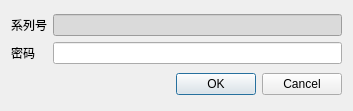
<?xml version="1.0" encoding="UTF-8"?>
<ui version="4.0">
 <class>DialogPassword</class>
 <widget class="QDialog" name="DialogPassword">
  <property name="geometry">
   <rect>
    <x>0</x>
    <y>0</y>
    <width>353</width>
    <height>111</height>
   </rect>
  </property>
  <property name="windowTitle">
   <string>Password</string>
  </property>
  <layout class="QGridLayout" name="gridLayout_2">
   <item row="0" column="0">
    <layout class="QGridLayout" name="gridLayout">
     <item row="0" column="0">
      <widget class="QLabel" name="label_6">
       <property name="sizePolicy">
        <sizepolicy hsizetype="Maximum" vsizetype="Preferred">
         <horstretch>0</horstretch>
         <verstretch>0</verstretch>
        </sizepolicy>
       </property>
       <property name="text">
        <string>系列号</string>
       </property>
      </widget>
     </item>
     <item row="0" column="1" colspan="2">
      <widget class="QLineEdit" name="lineEdit_ApplyingID">
       <property name="enabled">
        <bool>true</bool>
       </property>
       <property name="styleSheet">
        <string notr="true">background-color: rgb(218, 218, 218);</string>
       </property>
       <property name="readOnly">
        <bool>true</bool>
       </property>
      </widget>
     </item>
     <item row="1" column="0">
      <widget class="QLabel" name="label_8">
       <property name="sizePolicy">
        <sizepolicy hsizetype="Maximum" vsizetype="Preferred">
         <horstretch>0</horstretch>
         <verstretch>0</verstretch>
        </sizepolicy>
       </property>
       <property name="text">
        <string>密码</string>
       </property>
      </widget>
     </item>
     <item row="1" column="1" colspan="2">
      <widget class="QLineEdit" name="lineEdit_Password"/>
     </item>
    </layout>
   </item>
   <item row="1" column="0">
    <widget class="QDialogButtonBox" name="buttonBox">
     <property name="orientation">
      <enum>Qt::Horizontal</enum>
     </property>
     <property name="standardButtons">
      <set>QDialogButtonBox::Cancel|QDialogButtonBox::Ok</set>
     </property>
    </widget>
   </item>
  </layout>
 </widget>
 <resources/>
 <connections>
  <connection>
   <sender>buttonBox</sender>
   <signal>accepted()</signal>
   <receiver>DialogPassword</receiver>
   <slot>accept()</slot>
   <hints>
    <hint type="sourcelabel">
     <x>248</x>
     <y>254</y>
    </hint>
    <hint type="destinationlabel">
     <x>157</x>
     <y>274</y>
    </hint>
   </hints>
  </connection>
  <connection>
   <sender>buttonBox</sender>
   <signal>rejected()</signal>
   <receiver>DialogPassword</receiver>
   <slot>reject()</slot>
   <hints>
    <hint type="sourcelabel">
     <x>316</x>
     <y>260</y>
    </hint>
    <hint type="destinationlabel">
     <x>286</x>
     <y>274</y>
    </hint>
   </hints>
  </connection>
 </connections>
</ui>
